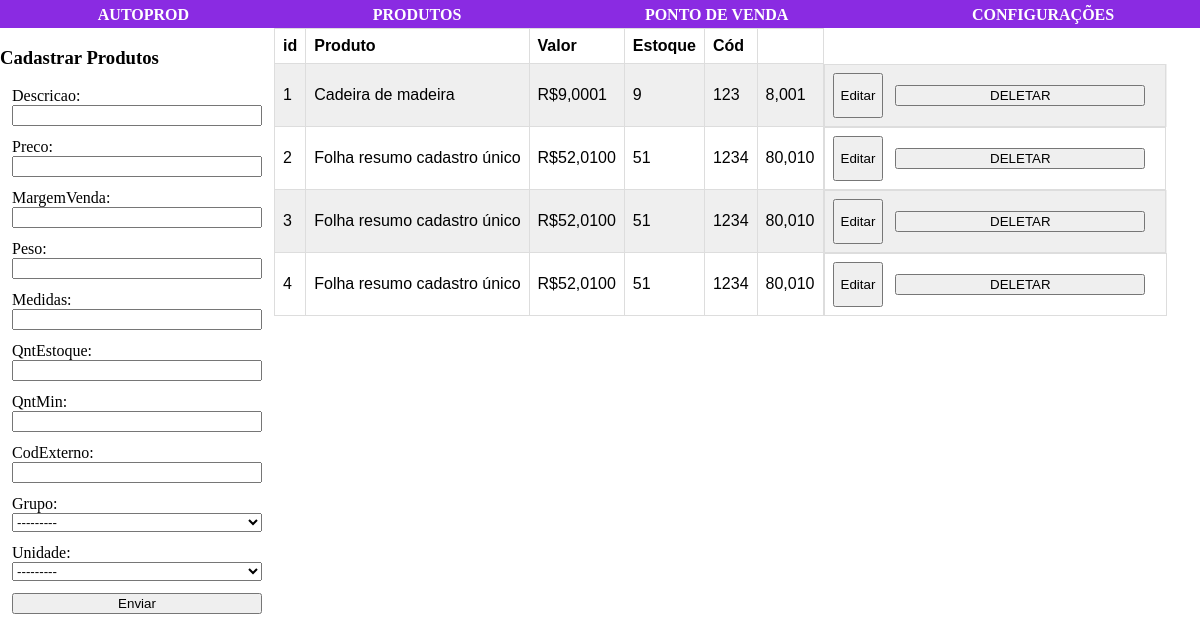
The app's page /venda, older data.
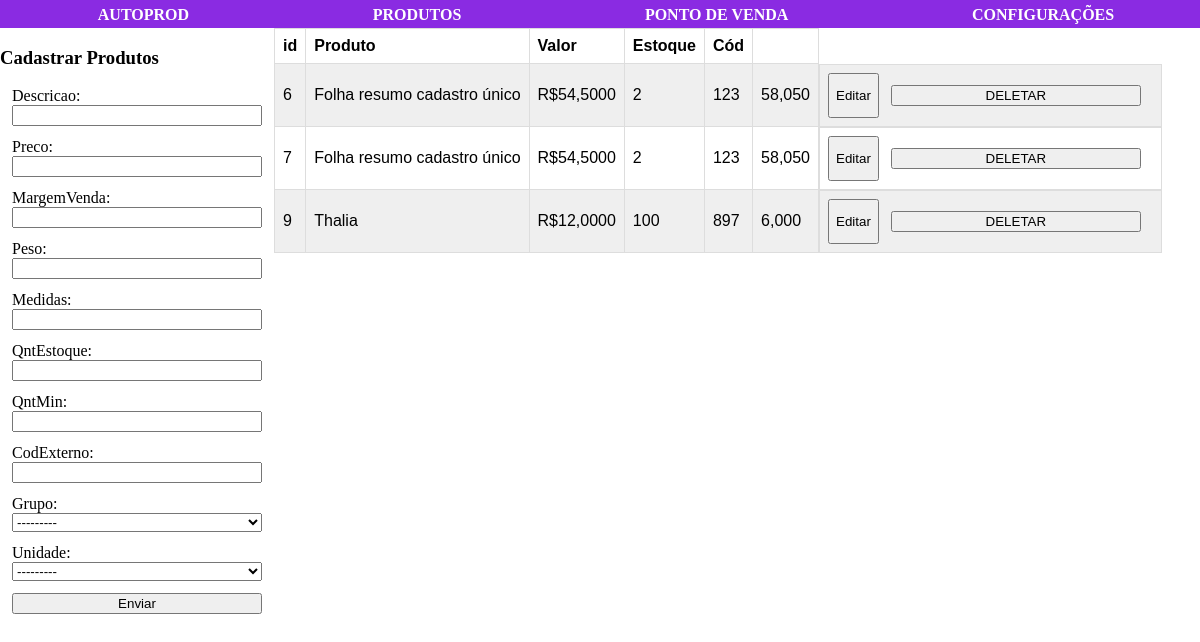
The same page, newer data.
### app/models.py (models this page shows, shortened)
class Grupo(models.Model):
    def __str__(self):
        return self.grupo
    grupo = models.CharField(max_length=56)

class Produto(models.Model):
    descricao = models.CharField(max_length=126)
    preco = models.DecimalField(max_digits=6,  decimal_places=4)
    margemVenda = models.DecimalField(max_digits=5,  decimal_places=3)
    peso = models.DecimalField(max_digits=6,  decimal_places=4)
    medidas = models.CharField(max_length=56)
    qntEstoque = models.IntegerField()
    qntMin = models.IntegerField(null=True)
    codExterno = models.CharField(max_length=125, null=True)  # PODE SER O CÓDIGO DE BARRA
    dataCadastro = models.DateField(default=date.today)
    dataModificacao = models.DateField(default=date.today)
    grupo = models.ForeignKey(Grupo, null=True, on_delete=models.CASCADE)
    unidade = models.ForeignKey(Unidade, null=True, on_delete=models.CASCADE)  # cx, cm, m, kg, m2...

### app/views.py (the view)
# urls.py: path('venda', views.Produtos, name='Venda'),
def Produtos(request):
    if (request.POST):
        form = ProdutoForms(request.POST)
        if (form.is_valid()):
            form.save()
            return redirect('Produtos')
    context = {
        'form': ProdutoForms,
        'ListaProdutos': Produto.objects.all(),
    }
    return render(request, 'pages/produtos.html', context=context)

### app/models.py (called while the page is built)
    def __str__(self):
        return self.titulo

### Templates/pages/produtos.html (shortened to what this page needs)
<!DOCTYPE html>
<html lang="pt-br">
<head>
</head>
<body>
    {% include 'includes/menu.html' %}
    <span class='grupo'>
        <span>
            <h3> Cadastrar Produtos </h3>
            <form method="post">
                {{ form }}
                <input type="submit" value="Enviar">
            </form>
        </span>
        {% include 'includes/listaProduto.html' %}
    </span>
</body>
</html>

### Templates/Includes/menu.html (shortened to what this page needs)
<header>
    <nav class="menuPrincipal">
        <ul>
            <li> <a href="{% url 'Home' %}">AUTOPROD</a> </li>
            <li> <a href="{% url 'Produtos' %}">PRODUTOS</a> </li>
            <li> <a href="{% url 'Venda' %}">PONTO DE VENDA</a> </li>
            <li> <a href="{% url 'Configs' %}">CONFIGURAÇÕES</a> </li>
        </ul>
    </nav>
</header>

### Templates/Includes/ListaProduto.html (shortened to what this page needs)
<section>
    <table>
        <tr>
            <th>id</th>
            <th>Produto</th>
            <th>Valor</th>
            <th>Estoque</th>
            <th>Cód</th>
            <th></th>
        </tr>
        {% for x in ListaProdutos %}
        <tr>
            <td> {{ x.id }} </td>
            <td> {{ x.descricao }} </td>
            <td> R${{ x.preco }} </td>
            <td> {{ x.qntEstoque }} </td>
            <td> {{ x.codExterno }} </td>
            <td> {{ x.margemVenda }} </td>
            <td style='display: flex; flex-direction: row;'>
                <button>Editar</button>
                <form action="{% url 'deletar/produto' id=x.id %}" method="post">
                    <button>DELETAR</button>
                 </form>
            </td>
        </tr>
        {% endfor %}
    </table>
</section>

### Templates/pages/produtos.html (style rules this page uses)
body, html { margin: 0; padding: 0; }
.grupo { display: flex; flex-direction: row; }
form { display: flex; flex-direction: column; width: 250px; margin: 12px; }
form>input, form>select { margin-bottom: 12px; }
table { font-family: arial, sans-serif; border-collapse: collapse; width: 100%; }
td, th { border: 1px solid #dddddd; text-align: left; padding: 8px; }
tr:nth-child(even) { background-color: #efefef; }

### Templates/Includes/menu.html (style rules this page uses)
.menuPrincipal ul { margin: 0; display: flex; flex-direction: row; justify-content: space-around; background-color: blueviolet; font-weight: 700; padding: 6px; list-style-type: none; width: 100%; height: 16px; position: relative; z-index: 100; }
.menuPrincipal a { font-size: 16px; color: white; text-decoration: none; }

Row changes from the older to the newer data that the page shows:
removed Produto: id "1", descricao "Cadeira de madeira", preco "9,0001", qntEstoque "9", codExterno "123", margemVenda "8,001"
removed Produto: id "2", descricao "Folha resumo cadastro único", preco "52,0100", qntEstoque "51", codExterno "1234", margemVenda "80,010"
removed Produto: id "3", descricao "Folha resumo cadastro único", preco "52,0100", qntEstoque "51", codExterno "1234", margemVenda "80,010"
removed Produto: id "4", descricao "Folha resumo cadastro único", preco "52,0100", qntEstoque "51", codExterno "1234", margemVenda "80,010"
added Produto: id "6", descricao "Folha resumo cadastro único", preco "54,5000", qntEstoque "2", codExterno "123", margemVenda "58,050"
added Produto: id "7", descricao "Folha resumo cadastro único", preco "54,5000", qntEstoque "2", codExterno "123", margemVenda "58,050"
added Produto: id "9", descricao "Thalia", preco "12,0000", qntEstoque "100", codExterno "897", margemVenda "6,000"
